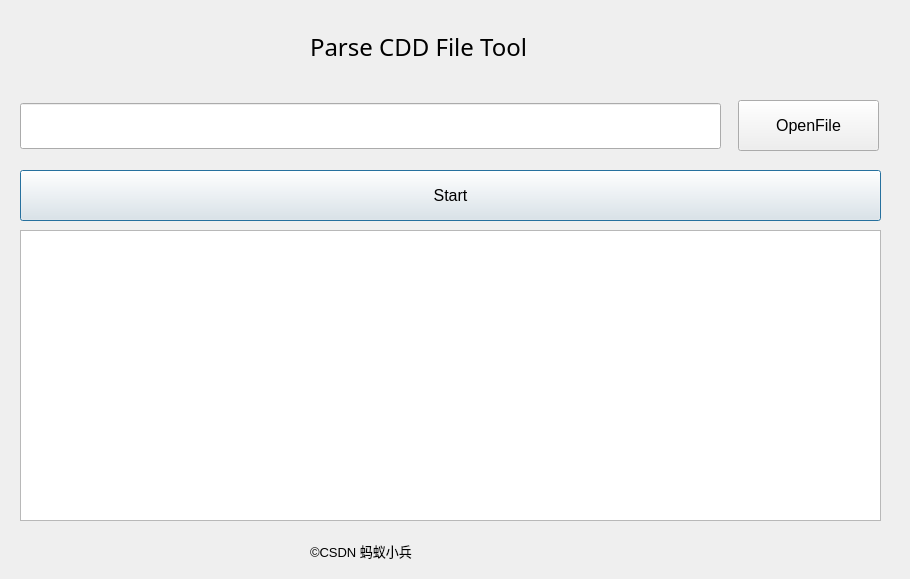
<?xml version="1.0" encoding="UTF-8"?>
<ui version="4.0">
 <class>Mainform</class>
 <widget class="QDialog" name="Mainform">
  <property name="enabled">
   <bool>true</bool>
  </property>
  <property name="geometry">
   <rect>
    <x>0</x>
    <y>0</y>
    <width>910</width>
    <height>579</height>
   </rect>
  </property>
  <property name="sizePolicy">
   <sizepolicy hsizetype="Ignored" vsizetype="Fixed">
    <horstretch>2</horstretch>
    <verstretch>0</verstretch>
   </sizepolicy>
  </property>
  <property name="minimumSize">
   <size>
    <width>1</width>
    <height>0</height>
   </size>
  </property>
  <property name="windowTitle">
   <string>Dialog</string>
  </property>
  <property name="windowIcon">
   <iconset resource="photo.qrc">
    <normaloff>:/picture/picture/k5.ico</normaloff>:/picture/picture/k5.ico</iconset>
  </property>
  <property name="autoFillBackground">
   <bool>true</bool>
  </property>
  <property name="styleSheet">
   <string notr="true"/>
  </property>
  <widget class="QLabel" name="Title">
   <property name="geometry">
    <rect>
     <x>310</x>
     <y>30</y>
     <width>301</width>
     <height>30</height>
    </rect>
   </property>
   <property name="font">
    <font>
     <family>仿宋</family>
     <pointsize>18</pointsize>
     <weight>75</weight>
     <italic>false</italic>
     <bold>true</bold>
    </font>
   </property>
   <property name="frameShadow">
    <enum>QFrame::Raised</enum>
   </property>
   <property name="text">
    <string>&lt;!DOCTYPE HTML PUBLIC &quot;-//W3C//DTD HTML 4.0//EN&quot; &quot;http://www.w3.org/TR/REC-html40/strict.dtd&quot;&gt;
&lt;html&gt;&lt;head&gt;&lt;meta name=&quot;qrichtext&quot; content=&quot;1&quot; /&gt;&lt;style type=&quot;text/css&quot;&gt;
p, li { white-space: pre-wrap; }
&lt;/style&gt;&lt;/head&gt;&lt;body style=&quot; font-family:'MS Shell Dlg 2'; font-size:7.8pt; font-weight:400; font-style:normal;&quot;&gt;
&lt;p style=&quot; margin-top:12px; margin-bottom:12px; margin-left:0px; margin-right:0px; -qt-block-indent:0; text-indent:0px;&quot;&gt;&lt;span style=&quot; font-size:18pt; color:#000000;&quot;&gt;Parse CDD File Tool&lt;/span&gt;&lt;/p&gt;&lt;/body&gt;&lt;/html&gt;</string>
   </property>
  </widget>
  <widget class="QTextEdit" name="doors_text">
   <property name="geometry">
    <rect>
     <x>20</x>
     <y>230</y>
     <width>861</width>
     <height>291</height>
    </rect>
   </property>
   <property name="toolTip">
    <string/>
   </property>
  </widget>
  <widget class="QPushButton" name="start">
   <property name="geometry">
    <rect>
     <x>20</x>
     <y>170</y>
     <width>861</width>
     <height>51</height>
    </rect>
   </property>
   <property name="sizePolicy">
    <sizepolicy hsizetype="Minimum" vsizetype="Fixed">
     <horstretch>0</horstretch>
     <verstretch>8</verstretch>
    </sizepolicy>
   </property>
   <property name="font">
    <font>
     <pointsize>12</pointsize>
    </font>
   </property>
   <property name="text">
    <string>Start</string>
   </property>
   <property name="icon">
    <iconset resource="photo.qrc">
     <normaloff>:/picture/picture/k3.ico</normaloff>:/picture/picture/k3.ico</iconset>
   </property>
  </widget>
  <widget class="QLabel" name="bottom">
   <property name="geometry">
    <rect>
     <x>310</x>
     <y>530</y>
     <width>301</width>
     <height>41</height>
    </rect>
   </property>
   <property name="font">
    <font>
     <family>MS Shell Dlg 2</family>
     <pointsize>10</pointsize>
     <weight>50</weight>
     <italic>false</italic>
     <bold>false</bold>
    </font>
   </property>
   <property name="text">
    <string>©CSDN 蚂蚁小兵</string>
   </property>
  </widget>
  <widget class="QLineEdit" name="filepath">
   <property name="geometry">
    <rect>
     <x>20</x>
     <y>103</y>
     <width>701</width>
     <height>46</height>
    </rect>
   </property>
   <property name="sizePolicy">
    <sizepolicy hsizetype="Maximum" vsizetype="Maximum">
     <horstretch>0</horstretch>
     <verstretch>0</verstretch>
    </sizepolicy>
   </property>
   <property name="minimumSize">
    <size>
     <width>660</width>
     <height>46</height>
    </size>
   </property>
   <property name="maximumSize">
    <size>
     <width>16777215</width>
     <height>20</height>
    </size>
   </property>
   <property name="mouseTracking">
    <bool>true</bool>
   </property>
  </widget>
  <widget class="QPushButton" name="openfile">
   <property name="enabled">
    <bool>true</bool>
   </property>
   <property name="geometry">
    <rect>
     <x>738</x>
     <y>100</y>
     <width>141</width>
     <height>51</height>
    </rect>
   </property>
   <property name="sizePolicy">
    <sizepolicy hsizetype="Preferred" vsizetype="Fixed">
     <horstretch>0</horstretch>
     <verstretch>0</verstretch>
    </sizepolicy>
   </property>
   <property name="minimumSize">
    <size>
     <width>93</width>
     <height>40</height>
    </size>
   </property>
   <property name="font">
    <font>
     <pointsize>12</pointsize>
    </font>
   </property>
   <property name="toolTip">
    <string>&lt;html&gt;&lt;head/&gt;&lt;body&gt;&lt;p&gt;Chose your DBC file&lt;/p&gt;&lt;/body&gt;&lt;/html&gt;</string>
   </property>
   <property name="styleSheet">
    <string notr="true"/>
   </property>
   <property name="text">
    <string>OpenFile</string>
   </property>
   <property name="icon">
    <iconset resource="photo.qrc">
     <normaloff>:/picture/picture/k2.ico</normaloff>:/picture/picture/k2.ico</iconset>
   </property>
   <property name="autoRepeatInterval">
    <number>99</number>
   </property>
  </widget>
 </widget>
 <resources>
  <include location="photo.qrc"/>
 </resources>
 <connections/>
 <slots>
  <slot>readexcal()</slot>
  <slot>readtxt()</slot>
 </slots>
</ui>
